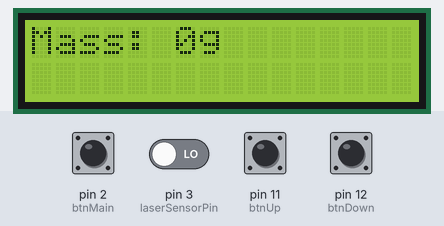
Simulated run of this sketch. Board: Arduino Uno, built with avr-gcc and run on an emulated ATmega328P. Parts: 16×2 character LCD. The test bench sets the inputs (shaded band); at power-on: pin 2 (btnMain), pin 3 (laserSensorPin), pin 11 (btnUp), pin 12 (btnDown) LOW.

Above: at 1.2 s.
1.3 s: pin 2 (btnMain) pulled HIGH for 1 s
At 3.7 s:
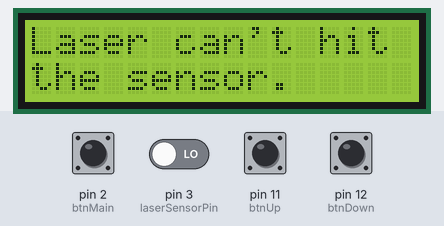
5.3 s: pin 2 (btnMain) pulled HIGH for 1 s
At 7.2 s:
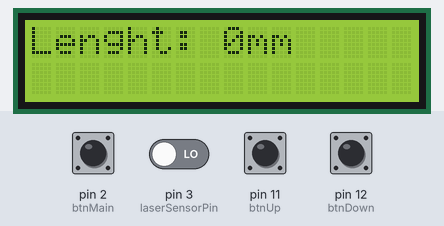
8.0 s: pin 11 (btnUp) pulled HIGH for 1 s
At 9.4 s:
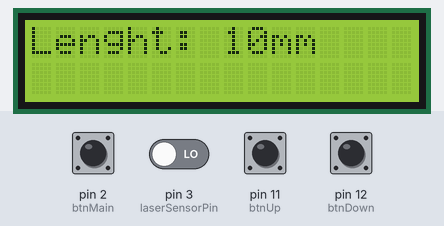
10.5 s: pin 11 (btnUp) pulled HIGH for 0.15 s
At 11.7 s:
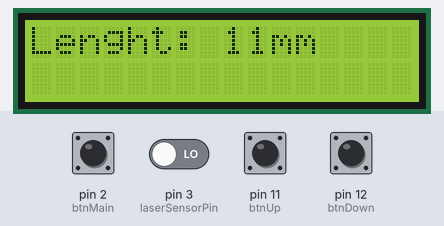
12.1 s: pin 2 (btnMain) pulled HIGH for 0.15 s
At 13.5 s:
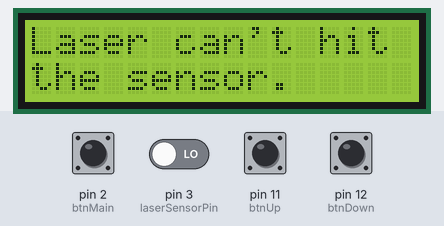
14.2 s: pin 2 (btnMain) driven HIGH and pin 3 (laserSensorPin) driven HIGH
At 17.0 s:
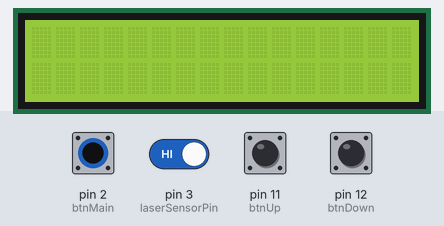
Timing chart, 0 to 18.2 s (numbered marks = the images above; inputs shaded):
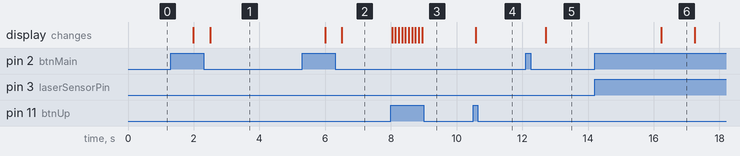

Measured:
- after the input at 1.3 s, the display: first changes after 0.69 s (image 1 shows a later state)
- after the input at 5.3 s, the display: first changes after 0.70 s (image 2 shows a later state)
- after the input at 8.0 s, the display: first changes at once (image 3 shows a later state)
- after the input at 10.5 s, the display: changes after 0.08 s (image 4)
- after the input at 12.1 s, the display: changes after 0.62 s (image 5)
- after the input at 14.2 s, the display: changes after 2.0 s (image 6)
- what the display in image 6 shows lasts 1.0 s, from 16.2 s to 17.2 s

The sketch:

chronograph.ino
```cpp
#include <LiquidCrystal.h>
#define laserSensorPin 3
#define btnDown 12
#define btnUp 11
#define btnMain 2

LiquidCrystal lcd(4, 5, 6, 7, 8, 9);
int projectileMass;
int projectileLenght;
long unsigned int flightTime;
bool laserDetected;
bool btnDownPressed;
bool btnUpPressed;
bool btnMainPressed;

void setup() {
  lcd.begin(16, 2);
  pinMode(laserSensorPin, INPUT);
  pinMode(btnDown, INPUT);
  pinMode(btnUp, INPUT);
  pinMode(btnMain, INPUT);
}

void loop() {
  projectileMass = getMass(projectileMass);
  delay(500);
  projectileLenght = getLenght(projectileLenght);
  delay(500);
  flightTime = getFlightTime();
  if (flightTime) {
    writeOutput(projectileMass, projectileLenght, flightTime);
  }
  delay(500);
}


int getFlightTime() {
  long unsigned int flightTime = 0;
  clearDisplay();
  laserDetected = digitalRead(laserSensorPin);
  if (laserDetected) {
    showShootSite();
    btnMainPressed = digitalRead(btnMain);
    while (laserDetected) {
      if (btnMainPressed) {
        clearDisplay();
        showCancelSite();
        delay(1000);
        break;
      }
      laserDetected = digitalRead(laserSensorPin);
      btnMainPressed = digitalRead(btnMain);
    }
    if (!btnMainPressed) {
      long unsigned int startCountingTime = micros();
      while (!laserDetected) {
        laserDetected = digitalRead(laserSensorPin);
      }
      long unsigned int endCountingTime = micros();
      flightTime = endCountingTime - startCountingTime;
      }
  } else {
    showErrorSite();
    delay(3000);
  }
  return flightTime;
}

void writeOutput(int inputMass, int inputLenght, long unsigned int inputFlightTime) {
  float mass = convertToBasicUnits(inputMass);
  float lenght = convertToBasicUnits(inputLenght);
  float flightTime = convertToBasicUnits(convertToBasicUnits(inputFlightTime));

  float flightSpeed = getSpeed(lenght, flightTime);
  float energy = getEnergy(flightSpeed, mass);

  clearDisplay();
  btnMainPressed = digitalRead(btnMain);
  while (!btnMainPressed) {
    btnMainPressed = digitalRead(btnMain);
    showOutputSite(flightSpeed, energy);
  }
}

float convertToBasicUnits(float commonUnit) {
  float basicUnit = commonUnit / 1000;
  return basicUnit;
}

float getSpeed(float s, float t) {
  float v = s / t;
  return v;
  }

float getEnergy(float v, float m) {
  float E = m * v * v / 2;
  return E;
  }

void showMassSite(int mass) {
   lcd.setCursor(0, 0);
   lcd.print("Mass: ");
   lcd.print(mass);
   lcd.print("g ");
  }

void showLenghtSite(int lenght) {
   lcd.setCursor(0, 0);
   lcd.print("Lenght: ");
   lcd.print(lenght);
   lcd.print("mm ");
  }

void showOutputSite(float flightSpeed, float energy) {
    lcd.setCursor(0, 0);
    lcd.print("Speed: ");
    lcd.print(flightSpeed);
    lcd.print("m/s");

    lcd.setCursor(0, 1);
    lcd.print("Energy: ");
    lcd.print(energy);
    lcd.print("J");
}

void showShootSite() {
  lcd.setCursor(3, 0);
  lcd.print("SHOOT NOW!");
  lcd.setCursor(0, 1);
  lcd.print("or press button");
}

void showErrorSite() {
  lcd.setCursor(0, 0);
  lcd.print("Laser can't hit");
  lcd.setCursor(0, 1);
  lcd.print("the sensor.");
}

void showCancelSite() {
  lcd.setCursor(4, 0);
  lcd.print("Canceled");
}

void clearDisplay() {
 lcd.setCursor(0, 0);
 lcd.print("                ");
 lcd.setCursor(0, 1);
 lcd.print("                ");
}

int getMass(int mass) {
  clearDisplay();
  btnMainPressed = digitalRead(btnMain);
  while (!btnMainPressed) {
    btnMainPressed = digitalRead(btnMain);
    btnUpPressed = digitalRead(btnUp);
    btnDownPressed = digitalRead(btnDown);
    if (btnUpPressed) {
      mass++;
    }
    else if (btnDownPressed && mass > 0) {
      mass--;
    }
    showMassSite(mass);
    delay(100);
  }
  return mass;
}

int getLenght(int lenght) {
  clearDisplay();
  btnMainPressed = digitalRead(btnMain);
  while (!btnMainPressed) {
    btnMainPressed = digitalRead(btnMain);
    btnUpPressed = digitalRead(btnUp);
    btnDownPressed = digitalRead(btnDown);
    if (btnUpPressed) {
      lenght++;
    }
    else if (btnDownPressed && lenght > 0) {
      lenght--;
    }
    showLenghtSite(lenght);
    delay(100);
  }
  return lenght;
}
```
